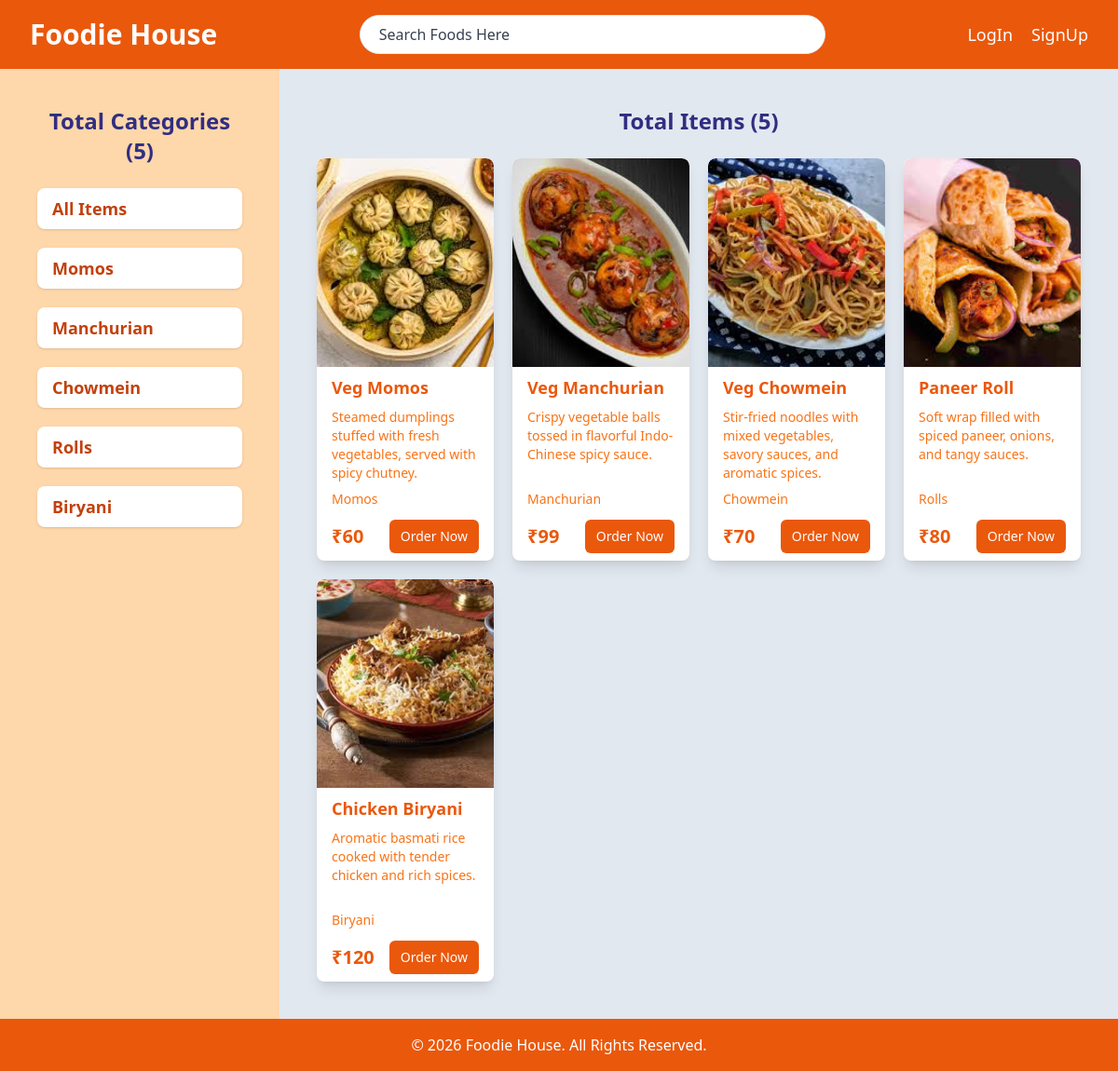
The page / on the database its author committed.
### foodie/models.py (models this page shows, shortened)
class Category(models.Model):
    title = models.CharField(max_length=100)
    description = models.TextField()
    def __str__(self):
        return self.title

class Product(models.Model):
    image = models.ImageField(upload_to="images/")
    name = models.CharField(max_length=100)
    description = models.TextField()
    price = models.IntegerField()
    category = models.ForeignKey(Category, on_delete=models.CASCADE)

### foodie/views.py (the view)
# urls.py: path("", home, name="homepage"),
def home(request):
    data = {}
    if "cat_id" in request.GET:
        cat_id = request.GET.get("cat_id")
        data["products"] = Product.objects.filter(category=cat_id)
    elif "search" in request.GET:
        search = request.GET.get("search")
        data["products"] = Product.objects.filter(name__contains=search)
    else:
        data["products"] = Product.objects.all()
    data["categories"] = Category.objects.all()
    return render(request, "home.html", data)

### foodie/templates/home.html (shortened to what this page needs)
<!DOCTYPE html>
<html lang="en">
<head>
    <script src="https://cdn.tailwindcss.com"></script>
</head>
<body class="flex flex-col min-h-screen">
    {% include "header.html" %}
    <main class="flex flex-col md:flex-row flex-grow">
        <aside class="w-full md:w-3/12 p-5 md:p-10 bg-orange-200">
            <h2 class="text-2xl font-semibold text-indigo-900 mb-6 text-center">
                Total Categories ({{ categories|length }})
            </h2>
            <div class="flex flex-col gap-4 md:gap-5">
                <a href="/"
                   class="text-orange-700 font-semibold text-lg bg-white px-4 py-2 rounded-lg shadow hover:bg-gray-200 hover:text-black">
                    All Items
                </a>
                {% for category in categories %}
                <a href="?cat_id={{ category.id }}"
                   class="text-orange-700 font-semibold text-lg bg-white px-4 py-2 rounded-lg shadow hover:bg-gray-200 hover:text-black">
                    {{ category.title }}
                </a>
                {% endfor %}
            </div>
        </aside>
        <section class="w-full md:w-9/12 p-5 md:p-10 bg-slate-200">
            <h2 class="text-2xl font-semibold text-indigo-900 mb-6 text-center">
                Total Items ({{ products|length }})
            </h2>
            <div class="grid grid-cols-1 sm:grid-cols-2 md:grid-cols-3 lg:grid-cols-4 xl:grid-cols-5 gap-5">
                {% for product in products %}
                <a href="{% url "viewProduct" product.id %}" class="bg-white rounded-lg shadow-lg overflow-hidden">
                    <div class="flex items-center justify-center h-56">
                        <img src="{{ product.image.url }}" alt="{{ product.name }}"
                            class="h-full w-full object-cover rounded-t-lg">
                    </div>
                    <div class="px-4 py-2 flex flex-col gap-2">
                        <p class="text-orange-600 text-lg font-semibold">
                            {{ product.name }}
                        </p>
                        <p class="text-orange-500 text-sm h-20 overflow-hidden">
                            {{ product.description }}
                        </p>
                        <p class="text-orange-500 text-sm overflow-hidden">
                            {{ product.category }}
                        </p>
                        <div class="flex justify-between items-center mt-1">
                            <p class="text-orange-600 font-semibold text-xl">
                                ₹{{ product.price }}
                            </p>
                            <button class="bg-orange-600 px-3 py-2 text-white text-sm rounded-md">
                                Order Now
                            </button>
                        </div>
                    </div>
                </a>
                {% endfor %}
            </div>
        </section>
    </main>
    {% include "footer.html" %}
</body>
</html>

### foodie/templates/header.html
<div class="flex flex-col md:flex-row bg-orange-600 text-white items-center justify-between px-4 md:px-8 py-4 gap-3 md:gap-0">
    <div>
        <a href="#" class="text-3xl font-semibold">Foodie House</a>
    </div>
    <form action="/" method="get" class="w-full md:w-auto flex justify-center md:justify-start">
        <input type="search" name="search" placeholder="Search Foods Here"
            class="px-5 py-2 border placeholder:text-gray-700 text-zinc-700 bg-white outline-0 rounded-full w-full md:w-[500px]">
    </form>
    <div class="flex gap-5 justify-center md:justify-end">
        {% if user.is_authenticated %}
        <a href="" class="text-lg hover:text-orange-100">Hi, {{user.username}}</a>
        <a href="{% url 'logout' %}" class="text-lg hover:text-orange-100">LogOut</a>
        {% else %}
        <a href="{% url 'login' %}" class="text-lg hover:text-orange-100">LogIn</a>
        <a href="{% url 'signup' %}" class="text-lg hover:text-orange-100">SignUp</a>
        {% endif %}
    </div>
</div>

### foodie/templates/footer.html
<footer class="bg-orange-600 text-white py-4 mt-auto flex items-center justify-center">
    <a href="#" class="text-sm md:text-base">
        © 2026 Foodie House. All Rights Reserved.
    </a>
</footer>

### rows shown on the page
Category: title "Momos"
Category: title "Manchurian"
Category: title "Chowmein"
Category: title "Rolls"
Category: title "Biryani"
Product: image (picture), name "Veg Momos", description "Steamed dumplings stuffed with fresh vegetables, served with spicy chutney.", category "Momos", price "60"
Product: image (picture), name "Veg Manchurian", description "Crispy vegetable balls tossed in flavorful Indo-Chinese spicy sauce.", category "Manchurian", price "99"
Product: image (picture), name "Veg Chowmein", description "Stir-fried noodles with mixed vegetables, savory sauces, and aromatic spices.", category "Chowmein", price "70"
Product: image (picture), name "Paneer Roll", description "Soft wrap filled with spiced paneer, onions, and tangy sauces.", category "Rolls", price "80"
Product: image (picture), name "Chicken Biryani", description "Aromatic basmati rice cooked with tender chicken and rich spices.", category "Biryani", price "120"

### other values the page prints
{{ categories|length }} "5"
{{ products|length }} "5"
